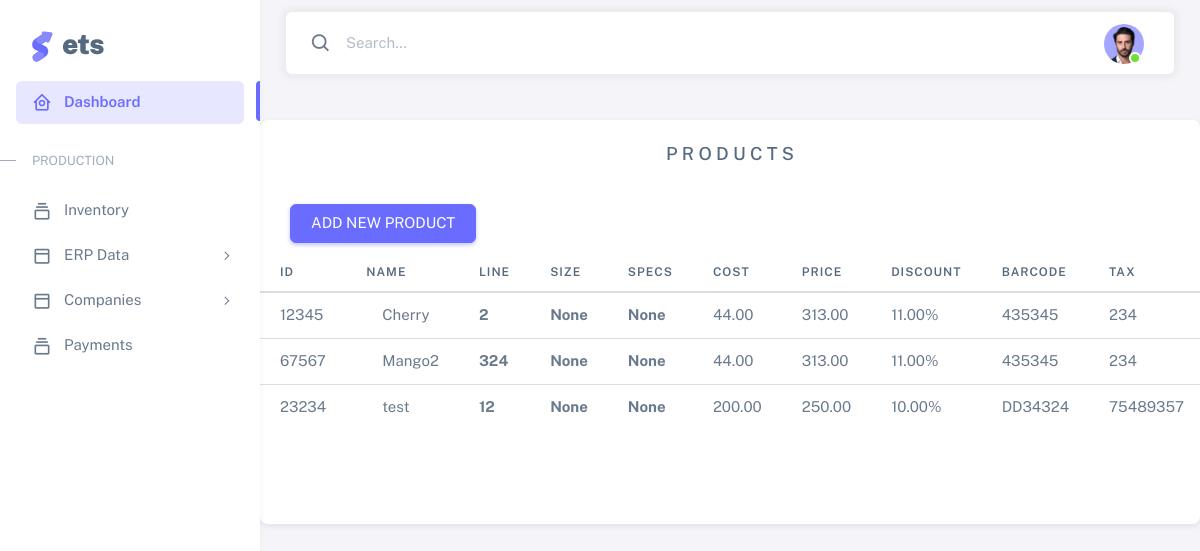
Page /products on the committed database.
### base/models.py (models this page shows, shortened)
class products(models.Model):
    product_internal_id = models.TextField(unique=True)
    product_name = models.TextField()
    product_cost_price = models.DecimalField(decimal_places=2, max_digits=10)
    product_sell_price = models.DecimalField(decimal_places=2, max_digits=10)
    product_discount = models.DecimalField(decimal_places=2, max_digits=10)
    product_line = models.TextField()
    product_barcode = models.TextField()
    product_tax_num = models.TextField()
    fk_specs_id = models.ForeignKey(specs, on_delete=models.SET_NULL, null=True, blank=True)
    fk_size_id = models.ForeignKey(sizes, on_delete=models.SET_NULL, null=True, blank=True)

### base/views.py (the view, shortened to what this page needs)
# urls.py: path('products',views.productsPage, name='products'),
def productsPage(request):
    data = products.objects.all()
    all_sizes = sizes.objects.all()
    all_specs = specs.objects.all()
    context = {'products':data, 'sizes': all_sizes, 'specs': all_specs}
    return render(request, 'products.html', context)

### templates/products.html (shortened to what this page needs)
{% extends 'index.html' %}
{% block content %}
   <br><br>
        <div class="card"; margin: 0%;>
            <h5 class="card-header" style="text-align: center;"> P     R    O    D    U    C    T    S </h5>
        <div class="col-lg-4 col-md-6" style="padding-left: 30px; padding-bottom: 10px;">
            <div class="mt-3" >
            <button
                type="button"
                class="btn btn-primary"
                data-bs-toggle="modal"
                data-bs-target="#basicModal"
                >
            ADD NEW PRODUCT
            </button>
            </div>
        </div>
            <div class="table-responsive text-nowrap" style="padding-bottom: 10%; "">
            <table class="table table-hover" style="padding-bottom: 30px">
                <thead>
                <tr>
                    <th>ID</th>
                    <th>NAME</th>
                    <th>LINE</th>
                    <th>SIZE</th>
                    <th>SPECS</th>
                    <th>COST</th>
                    <th>PRICE</th>
                    <th>DISCOUNT</th>
                    <th>BARCODE</th>
                    <th>TAX</th>
                </tr>
                </thead>
                <tbody class="table-border-bottom-0">
                {% for p in products %}
                <tr>
                    <td>{{p.product_internal_id}}</td>
                    <td>{{p.product_name}}</td>
                    <td><strong>{{p.product_line}}</strong> </td>
                    <td> <strong>{{p.fk_size_id}}</strong></td>
                    <td> <strong>{{p.fk_specs_id}}</strong></td>
                    <td>{{p.product_cost_price}}</td>
                    <td>{{p.product_sell_price}}</td>
                    <td>{{p.product_discount}}%</td>
                    <td>{{p.product_barcode}}</td>
                    <td>{{p.product_tax_num}}</td>
                </tr>
                {% endfor %}
                </tbody>
            </table>
            </div>
        </div>
{% endblock %}

### templates/index.html (shortened to what this page needs)
{% load static %}
<!DOCTYPE html>
<html
  lang="en"
  class="light-style layout-menu-fixed"
  dir="ltr"
  data-theme="theme-default"
  data-assets-path="../assets/"
  data-template="vertical-menu-template-free"
>
  <head>
    <link rel="stylesheet" href="{% static 'assets/vendor/fonts/boxicons.css' %}" />
    <link rel="stylesheet" href="{% static 'assets/vendor/css/core.css' %}" class="template-customizer-core-css" />
    <link rel="stylesheet" href="{% static 'assets/vendor/css/theme-default.css' %}" class="template-customizer-theme-css" />
    <link rel="stylesheet" href="{% static 'assets/css/demo.css' %}" />
    <link rel="stylesheet" href="{% static 'assets/vendor/libs/perfect-scrollbar/perfect-scrollbar.css' %}" />
    <link rel="stylesheet" href="{% static 'assets/vendor/libs/apex-charts/apex-charts.css' %}" />
  </head>
  <body>
    <div class="layout-wrapper layout-content-navbar">
      <div class="layout-container">
        <aside id="layout-menu" class="layout-menu menu-vertical menu bg-menu-theme">
          <div class="app-brand demo">
            <a href="/" class="app-brand-link">
              <span class="app-brand-logo demo">
              </span>
              <span class="app-brand-text demo menu-text fw-bolder ms-2">ETS</span>
            </a>
          </div>
          <ul class="menu-inner py-1">
            <li class="menu-item active">
              <a href="/" class="menu-link">
                <i class="menu-icon tf-icons bx bx-home-circle"></i>
                <div data-i18n="Analytics">Dashboard</div>
              </a>
            </li>
            <li class="menu-header small text-uppercase"><span class="menu-header-text">Production</span></li>
            <li class="menu-item">
              <a href="/inventory" class="menu-link">
                <i class="menu-icon tf-icons bx bx-collection"></i>
                <div data-i18n="Basic">Inventory</div>
              </a>
            </li>
            <li class="menu-item">
              <a href="javascript:void(0);" class="menu-link menu-toggle">
                <i class="menu-icon tf-icons bx bx-dock-top"></i>
                <div data-i18n="Account Settings">ERP Data</div>
              </a>
            </li>
            <li class="menu-item">
              <a href="javascript:void(0);" class="menu-link menu-toggle">
                <i class="menu-icon tf-icons bx bx-dock-top"></i>
                <div data-i18n="Companies">Companies</div>
              </a>
            </li>
            <li class="menu-item">
              <a href="/payments" class="menu-link">
                <i class="menu-icon tf-icons bx bx-collection"></i>
                <div data-i18n="Basic">Payments</div>
              </a>
            </li>
          </ul>
        </aside>
        <div class="layout-page">
          <nav
            class="layout-navbar container-xxl navbar navbar-expand-xl navbar-detached align-items-center bg-navbar-theme"
            id="layout-navbar"
          >
            <div class="navbar-nav-right d-flex align-items-center" id="navbar-collapse">
              <div class="navbar-nav align-items-center">
                <div class="nav-item d-flex align-items-center">
                  <i class="bx bx-search fs-4 lh-0"></i>
                  <input
                    type="text"
                    class="form-control border-0 shadow-none"
                    placeholder="Search..."
                    aria-label="Search..."
                  />
                </div>
              </div>
              <ul class="navbar-nav flex-row align-items-center ms-auto">
                <li class="nav-item navbar-dropdown dropdown-user dropdown">
                  <a class="nav-link dropdown-toggle hide-arrow" href="javascript:void(0);" data-bs-toggle="dropdown">
                    <div class="avatar avatar-online">
                      <img src="{% static 'assets/img/avatars/1.png' %}" alt class="w-px-40 h-auto rounded-circle" />
                    </div>
                  </a>
                </li>
              </ul>
            </div>
          </nav>
          {% block content %}{% endblock %}
      </div>
    </div>
  </body>
</html>

### static/assets/css/demo.css (style rules this page uses)
.menu .app-brand.demo { height: 64px; margin-top: 12px; }
.app-brand-logo.demo svg { width: 22px; height: 38px; }
.app-brand-text.demo { font-size: 1.75rem; letter-spacing: -0.5px; text-transform: lowercase; }

### rows in the picture
products: product_internal_id "12345", product_name "Cherry", product_line "2", fk_size_id "None", fk_specs_id "None", product_cost_price "44.00", product_sell_price "313.00", product_discount "11.00", product_barcode "435345", product_tax_num "234"
products: product_internal_id "67567", product_name "Mango2", product_line "324", fk_size_id "None", fk_specs_id "None", product_cost_price "44.00", product_sell_price "313.00", product_discount "11.00", product_barcode "435345", product_tax_num "234"
products: product_internal_id "23234", product_name "test", product_line "12", fk_size_id "None", fk_specs_id "None", product_cost_price "200.00", product_sell_price "250.00", product_discount "10.00", product_barcode "DD34324", product_tax_num "75489357"
